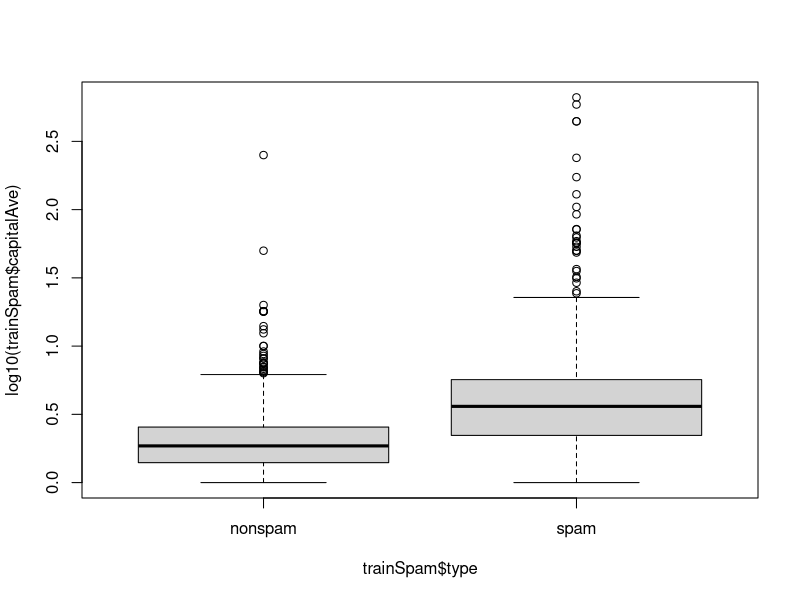
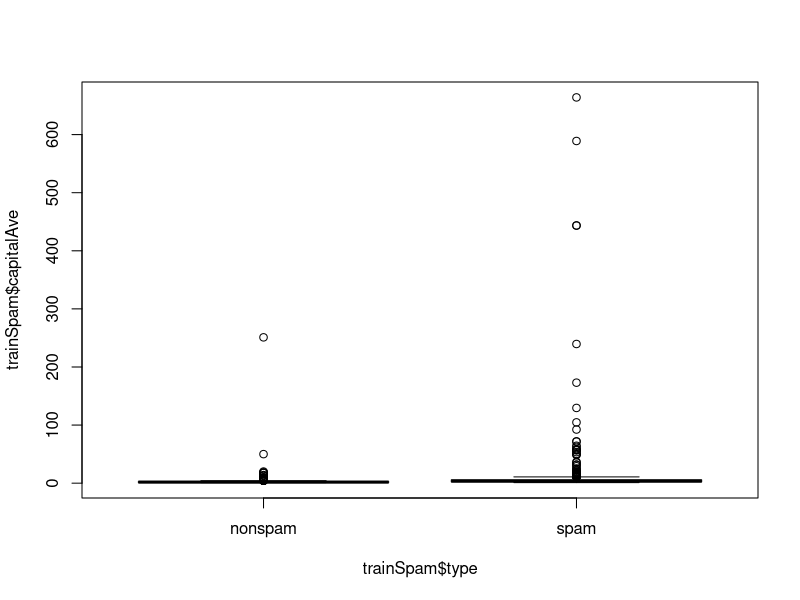
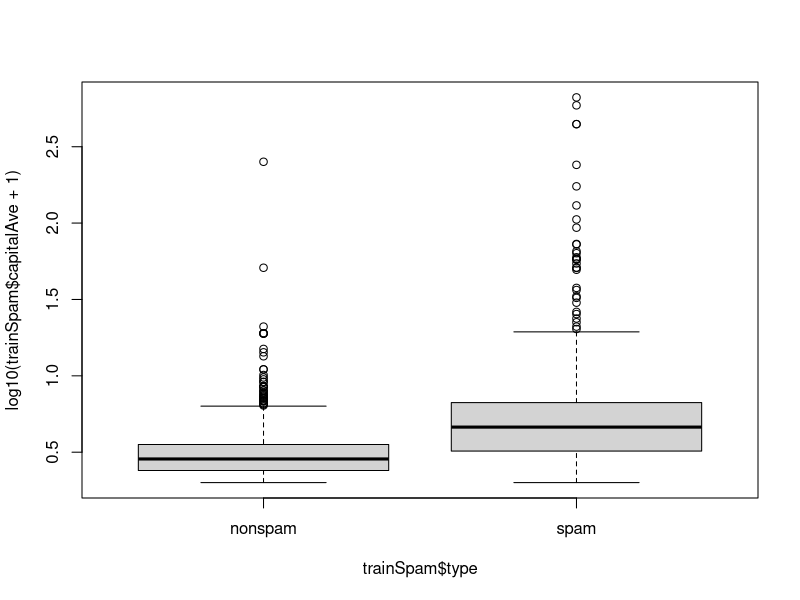
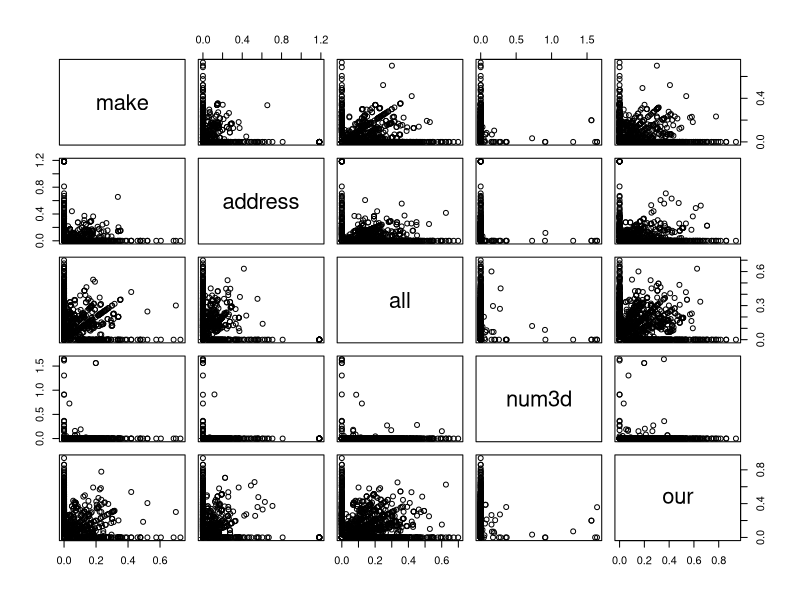
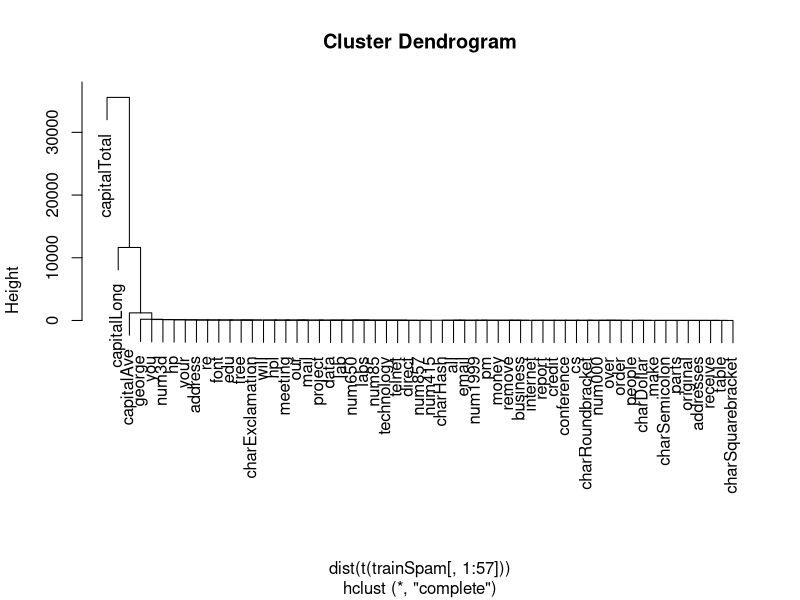
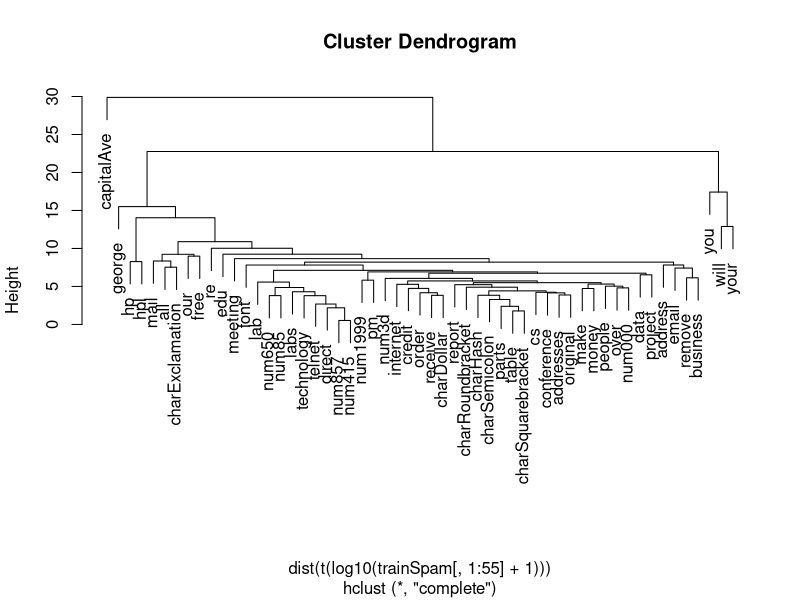

R code for these plots, in order:
library(kernlab)
data(spam)

set.seed(3435)
trainIndicator = rbinom(4601,size = 1,prob = 0.5)

trainSpam = spam[trainIndicator ==1,]
testSpam = spam[trainIndicator ==0,]

plot(log10(trainSpam$capitalAve)~ trainSpam$type)

plot(trainSpam$capitalAve ~ trainSpam$type)

plot(log10(trainSpam$capitalAve+1)~ trainSpam$type)

plot(log10(trainSpam[,1:5]+1))

hCluster = hclust(dist(t(trainSpam[,1:57])))
plot(hCluster)


hClusterUpdated = hclust(dist(t(log10(trainSpam[,1:55] + 1))))
plot(hClusterUpdated)
kk <- as.numeric(trainSpam$type) - 1
head(kk)
tail(kk)
dim(kk)

tt = rep(NA,55)
tt

?reformulate

ff <- y ~ z + x + w
tt <- terms(ff)
tt

# modle
trainSpam$numType = as.numeric(trainSpam$type) -1
costFuction = function(x,y) sum(x != (y >0.5))
cvError = rep(NA,55)
library(boot)
for(i in 1:55){
        lmFormula = reformulate(names(trainSpam[i]),response = "numType")
        glmFit = glm(lmFormula,family = "binomial",data = trainSpam)
        cvError[i] = cv.glm(trainSpam,glmFit,costFuction,2)$delta[2]
}

names(trainSpam)[which.min(cvError)]


predictionModel = glm(numType ~ charDollar,family = "binomial",data = trainSpam)
predictionTest = predict(predictionModel,testSpam)
predictedSpam = rep("nonspam",dim(testSpam)[1])

head(predictedSpam)

dim(testSpam)[2]

head(testSpam)

table(testSpam$type)

predictedSpam[predictionModel$fitted > 0.5] = "spam"

head(predictedSpam)

table(predictedSpam,testSpam$type)

(61 + 458)/(1346 + 458 + 61 + 449)
